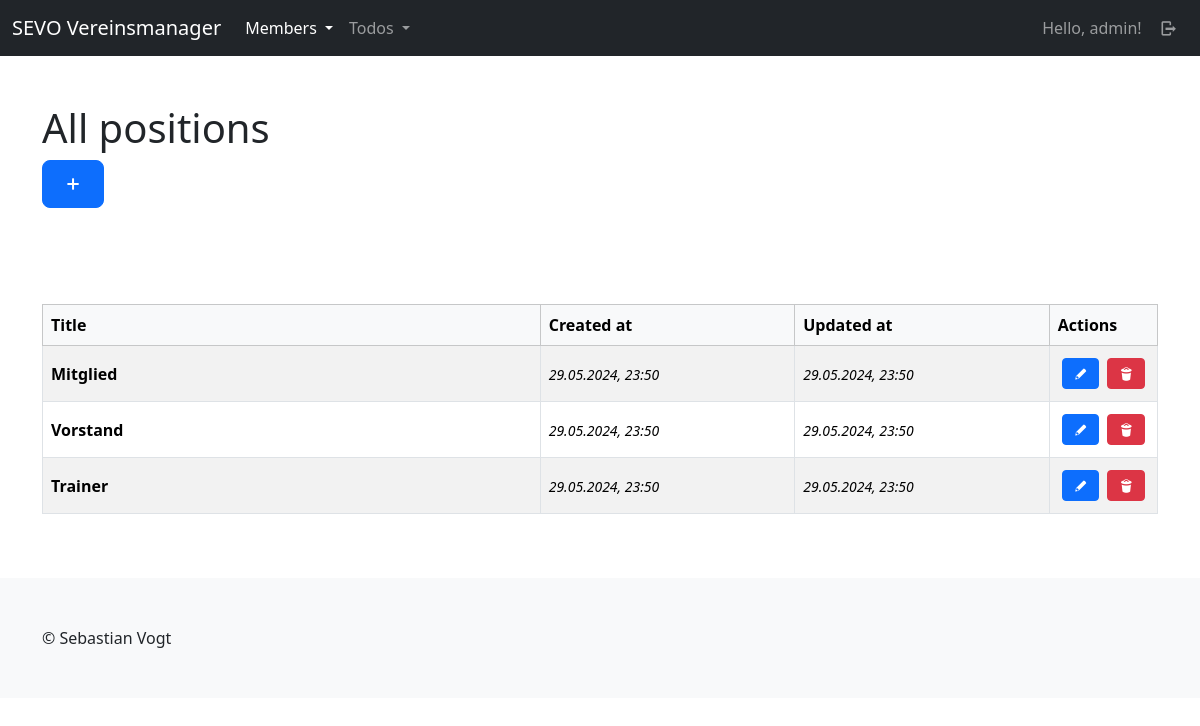
The app's page /mbrs/positions/ (signed in) with its own data.
### members/models.py (models this page shows, shortened)
class Position(models.Model):
    title = models.CharField(max_length=100, unique=True)
    created_at = models.DateTimeField(auto_now=True)
    updated_at = models.DateTimeField(auto_now_add=True)
    class Meta:
        ordering = ["-updated_at"]

### members/views/positions.py (the view)
# urls.py: path("positions/", positions.index, name="members-position-index"),
@login_required(login_url="sevo-auth-login")
def index(request):
    positions = models.Position.objects.all()
    return render(request, "members/position/index.html", {
        "title": _("All positions"),
        "positions": positions
    })

### members/templates/members/position/index.html (shortened to what this page needs)
{% extends "base_main.html" %}
{% load i18n %}
{% load static %}
{% block header %}
    <div class="container py-5">
        <div class="row">
            <div class="col-lg-12">
                <h1>{{ title }}</h1>
                <a class="btn btn-primary btn-lg" href="{% url "members-position-create" %}"><i class="demo-icon icon-plus"></i></a>
            </div>
        </div>
    </div>
{% endblock %}
{% block main %}
    {% if positions %}
    <div>
        {% include "members/position/partials/_list_table.html" %}
    </div>
    {% else %}
        <p>
            {% trans "No positions available." %}
        </p>
    {% endif %}
{%  endblock %}

### templates/partials/_navbar_drop_down.html (shortened to what this page needs)
{% load i18n %}
<nav class="navbar navbar-expand-lg navbar-dark bg-dark">
    <div class="container-fluid">
        <a class="navbar-brand" href="/">SEVO Vereinsmanager</a>
        <div class="collapse navbar-collapse" id="navbarContent">
            <ul class="navbar-nav me-auto mb-2 mb-lg-0">
                {% if user.is_authenticated %}
                <li class="nav-item dropdown">
                    <a class="nav-link dropdown-toggle {% if "mbrs" in request.path %} active{% endif %}"{% if "mbrs" in request.path %} aria-current="page"{% endif %} href="#" role="button" data-bs-toggle="dropdown" aria-expanded="false">
                      {% trans "Members" %}
                    </a>
                  </li>
                  <li class="nav-item dropdown">
                    <a class="nav-link dropdown-toggle {% if "tds" in request.path %} active{% endif %}"{% if "tds" in request.path %} aria-current="page"{% endif %} href="#" role="button" data-bs-toggle="dropdown" aria-expanded="false">
                      {% trans "Todos" %}
                    </a>
                  </li>
                {% endif %}
            </ul>
            <ul class="navbar-nav mb-2 mb-lg-0">
                {% if user.is_authenticated %}
                    <li class="nav-item">
                        <a class="nav-link" href="{% url "sevo-auth-user-detail" %}">{% trans "Hello" %}, {{ user }}!</a>
                    </li>
                    <li class="nav-item">
                        <a class="nav-link" href="{% url "sevo-auth-logout" %}"><i class="demo-icon icon-logout"></i></a>
                    </li>
                {% else %}
                    <li class="nav-item">
                        <a class="nav-link {% if "login" in request.path %} active{% endif %}"{% if "members" in request.path %} aria-current="page"{% endif %} href="{% url "sevo-auth-login" %}"><i class="demo-icon icon-user"></i></a>
                    </li>
                {% endif %}
            </ul>
        </div>
    </div>
</nav>

### members/templates/members/position/partials/_list_table.html
{% load i18n %}
<div class="table-responsive">
    <table class="table table-bordered align-middle table-striped">
        <thead class="table-light">
        <tr>
            <th scope="col">{% trans "Title" %}</th>
            <th scope="col">{% trans "Created at" %}</th>
            <th scope="col">{% trans "Updated at" %}</th>
            <th scope="col">{% trans "Actions" %}</th>
        </tr>
        </thead>
        <tbody>
            {% for position in positions %}
                <tr>
                    <th scope="row" class="w-50">
                        {{ position.title }}
                    </th>
                    <td class="w-25"><time><small><i>{{ position.created_at|date:"d.m.Y, H:i" }}</i></small></time></td>
                    <td class="w-25"><time><small><i>{{ position.updated_at|date:"d.m.Y, H:i" }}</i></small></time></td>
                    <td class="w-auto">
                        <div class="d-flex justify-content-center align-content-center">
                            <a class="btn btn-primary btn-sm d-block m-1" href="{% url "members-position-update" id=position.id %}"><i class="demo-icon icon-pencil"></i></a>
                            <a class="btn btn-danger btn-sm d-block m-1" href="{% url "members-position-delete" id=position.id %}"><i class="demo-icon icon-trash"></i></a>
                        </div>
                    </td>
                </tr>
            {% endfor %}
        </tbody>
    </table>
</div>

### records on screen
Position: title "Mitglied", created_at "29.05.2024, 23:50", updated_at "29.05.2024, 23:50"
Position: title "Vorstand", created_at "29.05.2024, 23:50", updated_at "29.05.2024, 23:50"
Position: title "Trainer", created_at "29.05.2024, 23:50", updated_at "29.05.2024, 23:50"

### other values on screen
{{ user }} "admin"
{{ title }} "All positions"
